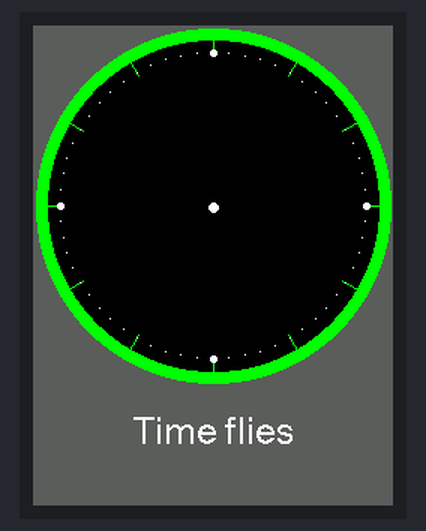
Bench run of a sketch on a simulated ESP8266 (NodeMCU). Shown: 240×320 colour display. WiFi joins after 1.5 s; servers stay silent unless stated; what the sketch prints to the serial monitor is not drawn.

Above: at 3.9 s.
At 7.9 s:
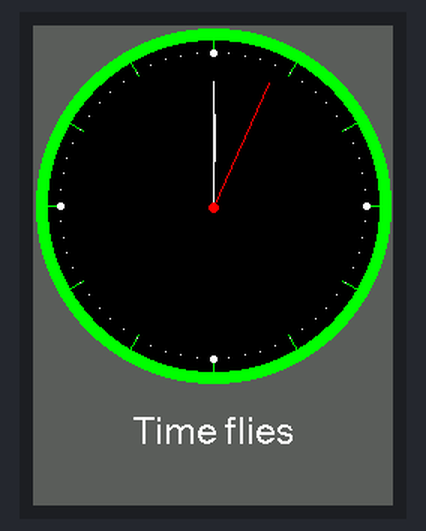
At 11.9 s:
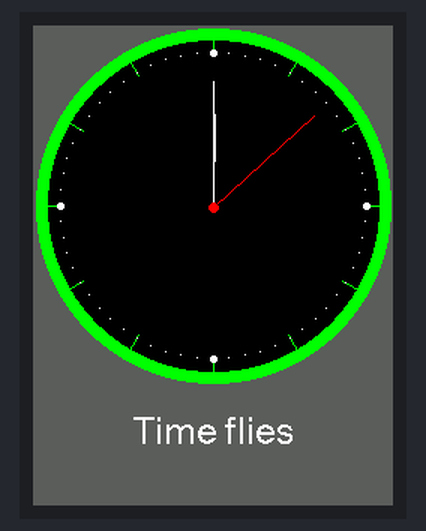
At 20.9 s:
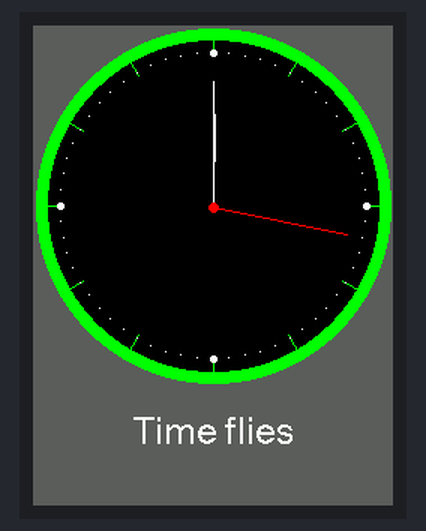
At 29.9 s:
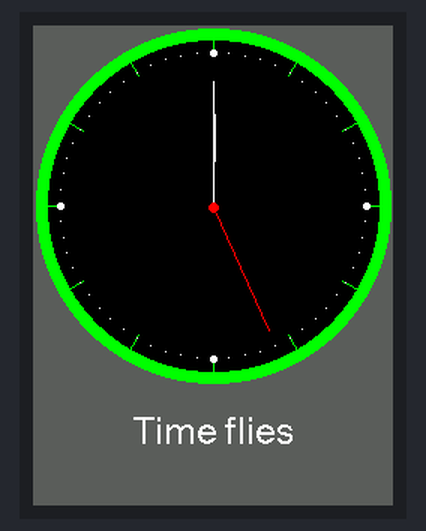
At 39.0 s:
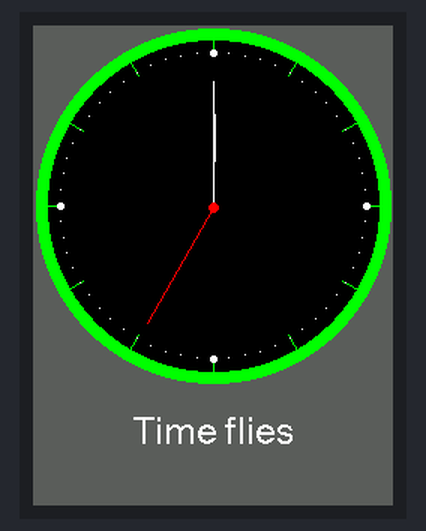

The sketch:

TFT_Clock_NTP.ino
```cpp
/*
 An example analogue clock using a TFT LCD screen to show the time
 use of some of the drawing commands with the modified Adafruit_TFT_AS library.
 For a more accurate clock, it would be better to use the RTClib library.
 But this is just a demo.

 This sketch uses font 4 only.


 #########################################################################
 ###### DON'T FORGET TO UPDATE THE User_Setup.h FILE IN THE LIBRARY ######
 ######       TO SELECT THE FONTS AND PINS YOU USE, SEE ABOVE       ######
 #########################################################################

 Based on a sketch by Gilchrist 6/2/2014 1.0
 */
#include <TimeLib.h>
#include <ESP8266WiFi.h>
#include <WiFiUdp.h>
#include <SPI.h>
#include <TFT_ILI9341_ESP.h> // Hardware-specific library


const char ssid[] = "SJSLGU";  //  your network SSID (name)
const char pass[] = "123456789b";       // your network password


// NTP Servers:
 IPAddress timeServer(132, 163, 4, 101); // time-a.timefreq.bldrdoc.gov
// IPAddress timeServer(132, 163, 4, 102); // time-b.timefreq.bldrdoc.gov
// IPAddress timeServer(132, 163, 4, 103); // time-c.timefreq.bldrdoc.gov


const int timeZone = 9;     // Korea Time
//const int timeZone = -5;  // Eastern Standard Time (USA)
//const int timeZone = -4;  // Eastern Daylight Time (USA)
//const int timeZone = -8;  // Pacific Standard Time (USA)
//const int timeZone = -7;  // Pacific Daylight Time (USA)


WiFiUDP Udp;
unsigned int localPort = 8888;  // local port to listen for UDP packets


#define TFT_GREY 0x5AEB

TFT_ILI9341_ESP tft = TFT_ILI9341_ESP();       // Invoke custom library

float sx = 0, sy = 1, mx = 1, my = 0, hx = -1, hy = 0;    // Saved H, M, S x & y multipliers
float sdeg=0, mdeg=0, hdeg=0;
uint16_t osx=120, osy=120, omx=120, omy=120, ohx=120, ohy=120;  // Saved H, M, S x & y coords
uint16_t x0=0, x1=0, yy0=0, yy1=0;
uint32_t targetTime = 0;                    // for next 1 second timeout

//static uint8_t conv2d(const char* p); // Forward declaration needed for IDE 1.6.x
//uint8_t hh=conv2d(__TIME__), mm=conv2d(__TIME__+3), ss=conv2d(__TIME__+6);  // Get H, M, S from compile time
uint8_t hh=hour(), mm=minute(), ss=second();

boolean initial = 1;

void setup(void) {
  Serial.begin(115200);

  tft.init();
  tft.setRotation(2);

   WiFi.begin(ssid, pass);

  while (WiFi.status() != WL_CONNECTED) {
    delay(500);
    tft.drawCentreString("connecting...",120,50,4);
  }

  tft.drawCentreString("IP number is ",120,100,4);
//  tft.drawCentreString(WiFi.localIP(), 120,130,4);
  tft.setTextColor(TFT_WHITE,TFT_BLACK);  tft.setTextSize(1);
  tft.println(WiFi.localIP());
  delay(1000);
  Udp.begin(localPort);
  delay(1000);

  tft.drawCentreString("waiting for sync",120,150,4);
  setSyncProvider(getNtpTime);

  time_t prevDisplay = 0; // when the digital clock was displayed

  //tft.fillScreen(TFT_BLACK);
  //tft.fillScreen(TFT_RED);
  //tft.fillScreen(TFT_GREEN);
  //tft.fillScreen(TFT_BLUE);
  //tft.fillScreen(TFT_BLACK);
  tft.fillScreen(TFT_GREY);

  tft.setTextColor(TFT_WHITE, TFT_GREY);  // Adding a background colour erases previous text automatically

  // Draw clock face
  tft.fillCircle(120, 120, 118, TFT_GREEN);
  tft.fillCircle(120, 120, 110, TFT_BLACK);

  // Draw 12 lines
  for(int i = 0; i<360; i+= 30) {
    sx = cos((i-90)*0.0174532925);
    sy = sin((i-90)*0.0174532925);
    x0 = sx*114+120;
    yy0 = sy*114+120;
    x1 = sx*100+120;
    yy1 = sy*100+120;

    tft.drawLine(x0, yy0, x1, yy1, TFT_GREEN);
  }

  // Draw 60 dots
  for(int i = 0; i<360; i+= 6) {
    sx = cos((i-90)*0.0174532925);
    sy = sin((i-90)*0.0174532925);
    x0 = sx*102+120;
    yy0 = sy*102+120;
    // Draw minute markers
    tft.drawPixel(x0, yy0, TFT_WHITE);

    // Draw main quadrant dots
    if(i==0 || i==180) tft.fillCircle(x0, yy0, 2, TFT_WHITE);
    if(i==90 || i==270) tft.fillCircle(x0, yy0, 2, TFT_WHITE);
  }

  tft.fillCircle(120, 121, 3, TFT_WHITE);

  // Draw text at position 120,260 using fonts 4
  // Only font numbers 2,4,6,7 are valid. Font 6 only contains characters [space] 0 1 2 3 4 5 6 7 8 9 : . - a p m
  // Font 7 is a 7 segment font and only contains characters [space] 0 1 2 3 4 5 6 7 8 9 : .
  tft.drawCentreString("Time flies",120,260,4);

  targetTime = millis() + 1000;
}

void loop() {

  if (targetTime < millis()) {
    targetTime = millis()+1000;
    ss++;              // Advance second
    if (ss==60) {
      ss=0;
      mm++;            // Advance minute
      if(mm>59) {
        mm=0;
        hh++;          // Advance hour
        if (hh>23) {
          hh=0;
        }
      }
    }

    // Pre-compute hand degrees, x & y coords for a fast screen update
    sdeg = ss*6;                  // 0-59 -> 0-354
    mdeg = mm*6+sdeg*0.01666667;  // 0-59 -> 0-360 - includes seconds
    hdeg = hh*30+mdeg*0.0833333;  // 0-11 -> 0-360 - includes minutes and seconds
    hx = cos((hdeg-90)*0.0174532925);
    hy = sin((hdeg-90)*0.0174532925);
    mx = cos((mdeg-90)*0.0174532925);
    my = sin((mdeg-90)*0.0174532925);
    sx = cos((sdeg-90)*0.0174532925);
    sy = sin((sdeg-90)*0.0174532925);

    if (ss==0 || initial) {
      initial = 0;
      // Erase hour and minute hand positions every minute
      tft.drawLine(ohx, ohy, 120, 121, TFT_BLACK);
      ohx = hx*62+121;
      ohy = hy*62+121;
      tft.drawLine(omx, omy, 120, 121, TFT_BLACK);
      omx = mx*84+120;
      omy = my*84+121;
    }

      // Redraw new hand positions, hour and minute hands not erased here to avoid flicker
      tft.drawLine(osx, osy, 120, 121, TFT_BLACK);
      osx = sx*90+121;
      osy = sy*90+121;
      tft.drawLine(osx, osy, 120, 121, TFT_RED);
      tft.drawLine(ohx, ohy, 120, 121, TFT_WHITE);
      tft.drawLine(omx, omy, 120, 121, TFT_WHITE);
      tft.drawLine(osx, osy, 120, 121, TFT_RED);

    tft.fillCircle(120, 121, 3, TFT_RED);
  }
}

static uint8_t conv2d(const char* p) {
  uint8_t v = 0;
  if ('0' <= *p && *p <= '9')
    v = *p - '0';
  return 10 * v + *++p - '0';
}


/*-------- NTP code ----------*/

const int NTP_PACKET_SIZE = 48; // NTP time is in the first 48 bytes of message
byte packetBuffer[NTP_PACKET_SIZE]; //buffer to hold incoming & outgoing packets

time_t getNtpTime()
{
  while (Udp.parsePacket() > 0) ; // discard any previously received packets
  Serial.println("Transmit NTP Request");
  sendNTPpacket(timeServer);
  uint32_t beginWait = millis();
  while (millis() - beginWait < 1500) {
    int size = Udp.parsePacket();
    if (size >= NTP_PACKET_SIZE) {
      Serial.println("Receive NTP Response");

      Udp.read(packetBuffer, NTP_PACKET_SIZE);  // read packet into the buffer
      unsigned long secsSince1900;
      // convert four bytes starting at location 40 to a long integer
      secsSince1900 =  (unsigned long)packetBuffer[40] << 24;
      secsSince1900 |= (unsigned long)packetBuffer[41] << 16;
      secsSince1900 |= (unsigned long)packetBuffer[42] << 8;
      secsSince1900 |= (unsigned long)packetBuffer[43];
      return secsSince1900 - 2208988800UL + timeZone * SECS_PER_HOUR;
    }
  }
  Serial.println("No NTP Response :-(");
  return 0; // return 0 if unable to get the time
}

// send an NTP request to the time server at the given address
void sendNTPpacket(IPAddress &address)
{
  // set all bytes in the buffer to 0
  memset(packetBuffer, 0, NTP_PACKET_SIZE);
  // Initialize values needed to form NTP request
  // (see URL above for details on the packets)
  packetBuffer[0] = 0b11100011;   // LI, Version, Mode
  packetBuffer[1] = 0;     // Stratum, or type of clock
  packetBuffer[2] = 6;     // Polling Interval
  packetBuffer[3] = 0xEC;  // Peer Clock Precision
  // 8 bytes of zero for Root Delay & Root Dispersion
  packetBuffer[12]  = 49;
  packetBuffer[13]  = 0x4E;
  packetBuffer[14]  = 49;
  packetBuffer[15]  = 52;
  // all NTP fields have been given values, now
  // you can send a packet requesting a timestamp:
  Udp.beginPacket(address, 123); //NTP requests are to port 123
  Udp.write(packetBuffer, NTP_PACKET_SIZE);
  Udp.endPacket();
}
```

Measured:
- what the display in image 0 shows lasts 1.0 s, from 3.9 s to 4.9 s
